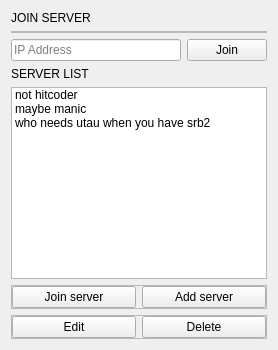
                            <widget class="QWidget" name="tab">
                             <attribute name="title">
                              <string>Saved Servers</string>
                             </attribute>
                             <layout class="QVBoxLayout" name="verticalLayout_22">
                              <item>
                               <widget class="QLabel" name="JoinServerLabel">
                                <property name="text">
                                 <string>JOIN SERVER</string>
                                </property>
                               </widget>
                              </item>
                              <item>
                               <widget class="QFrame" name="frame_14">
                                <property name="frameShape">
                                 <enum>QFrame::StyledPanel</enum>
                                </property>
                                <property name="frameShadow">
                                 <enum>QFrame::Raised</enum>
                                </property>
                                <layout class="QHBoxLayout" name="horizontalLayout_10">
                                 <property name="leftMargin">
                                  <number>0</number>
                                 </property>
                                 <property name="topMargin">
                                  <number>0</number>
                                 </property>
                                 <property name="rightMargin">
                                  <number>0</number>
                                 </property>
                                 <property name="bottomMargin">
                                  <number>0</number>
                                 </property>
                                </layout>
                               </widget>
                              </item>
                              <item>
                               <layout class="QHBoxLayout" name="horizontalLayout_17">
                                <item>
                                 <widget class="QLineEdit" name="JoinAddressInput">
                                  <property name="placeholderText">
                                   <string>IP Address</string>
                                  </property>
                                 </widget>
                                </item>
                                <item>
                                 <widget class="QPushButton" name="JoinAddressButton">
                                  <property name="text">
                                   <string>Join</string>
                                  </property>
                                 </widget>
                                </item>
                               </layout>
                              </item>
                              <item>
                               <widget class="QLabel" name="ServerListLabel">
                                <property name="text">
                                 <string>SERVER LIST</string>
                                </property>
                               </widget>
                              </item>
                              <item>
                               <widget class="QListWidget" name="ServerList">
                                <property name="styleSheet">
                                 <string notr="true"/>
                                </property>
                                <property name="dragEnabled">
                                 <bool>true</bool>
                                </property>
                                <property name="selectionMode">
                                 <enum>QAbstractItemView::SingleSelection</enum>
                                </property>
                                <property name="iconSize">
                                 <size>
                                  <width>32</width>
                                  <height>32</height>
                                 </size>
                                </property>
                                <item>
                                 <property name="text">
                                  <string>not hitcoder</string>
                                 </property>
                                </item>
                                <item>
                                 <property name="text">
                                  <string>maybe manic</string>
                                 </property>
                                </item>
                                <item>
                                 <property name="text">
                                  <string>who needs utau when you have srb2</string>
                                 </property>
                                </item>
                               </widget>
                              </item>
                              <item>
                               <widget class="QFrame" name="frame_10">
                                <property name="frameShape">
                                 <enum>QFrame::StyledPanel</enum>
                                </property>
                                <property name="frameShadow">
                                 <enum>QFrame::Raised</enum>
                                </property>
                                <layout class="QHBoxLayout" name="horizontalLayout_9">
                                 <property name="leftMargin">
                                  <number>0</number>
                                 </property>
                                 <property name="topMargin">
                                  <number>0</number>
                                 </property>
                                 <property name="rightMargin">
                                  <number>0</number>
                                 </property>
                                 <property name="bottomMargin">
                                  <number>0</number>
                                 </property>
                                 <item>
                                  <widget class="QPushButton" name="JoinServerButton">
                                   <property name="sizeIncrement">
                                    <size>
                                     <width>0</width>
                                     <height>0</height>
                                    </size>
                                   </property>
                                   <property name="text">
                                    <string>Join server</string>
                                   </property>
                                  </widget>
                                 </item>
                                 <item>
                                  <widget class="QPushButton" name="AddServerButton">
                                   <property name="text">
                                    <string>Add server</string>
                                   </property>
                                  </widget>
                                 </item>
                                </layout>
                               </widget>
                              </item>
                              <item>
                               <widget class="QFrame" name="frame_13">
                                <property name="frameShape">
                                 <enum>QFrame::StyledPanel</enum>
                                </property>
                                <property name="frameShadow">
                                 <enum>QFrame::Raised</enum>
                                </property>
                                <layout class="QHBoxLayout" name="horizontalLayout_15">
                                 <property name="leftMargin">
                                  <number>0</number>
                                 </property>
                                 <property name="topMargin">
                                  <number>0</number>
                                 </property>
                                 <property name="rightMargin">
                                  <number>0</number>
                                 </property>
                                 <property name="bottomMargin">
                                  <number>0</number>
                                 </property>
                                 <item>
                                  <widget class="QPushButton" name="EditServerButton">
                                   <property name="text">
                                    <string>Edit</string>
                                   </property>
                                  </widget>
                                 </item>
                                 <item>
                                  <widget class="QPushButton" name="DeleteServerButton">
                                   <property name="text">
                                    <string>Delete</string>
                                   </property>
                                  </widget>
                                 </item>
                                </layout>
                               </widget>
                              </item>
                             </layout>
                            </widget>
